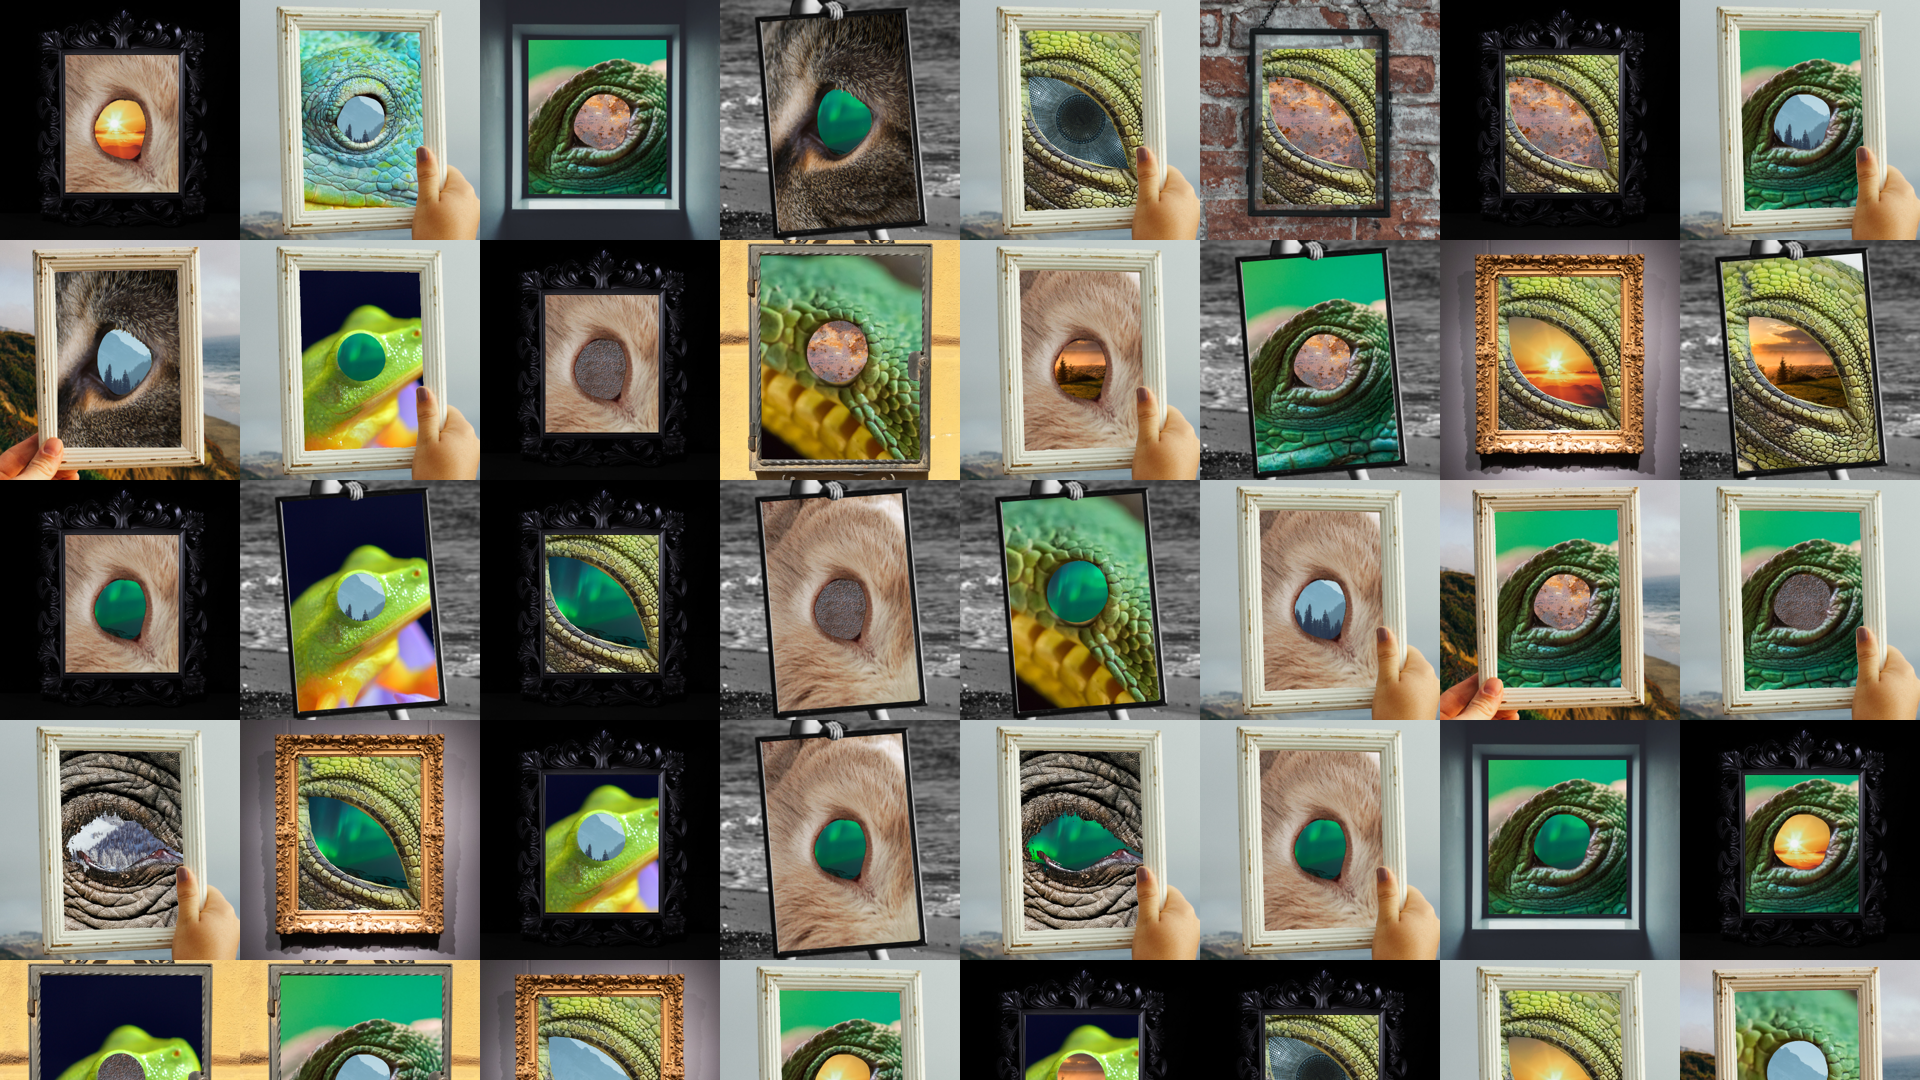

Recreate this plot in Python.
from PIL import Image
import os


width = 1920
height = 1080
row = 8
# create a new image with a size of 28 x 28
new_image = Image.new('RGB', (width, height))
path = 'collage'
# open all images and put them in a list
images = []
for file in os.listdir(path):
    f = os.path.join(path, file)
    if file.endswith('.png'):
        images.append(Image.open(f))

# paste images into the new image
x = 0
y = 0
for i in range(0, len(images)):
    newsize = int(width/row),int(width/row)
    new = images[i].resize(newsize)
    new_image.paste(new, (x, y))
    if x + new.width == new_image.width:
        x = 0
        y = y + new.height
    else:
        x = x + new.width

# save the new image
new_image.save('collage.png')